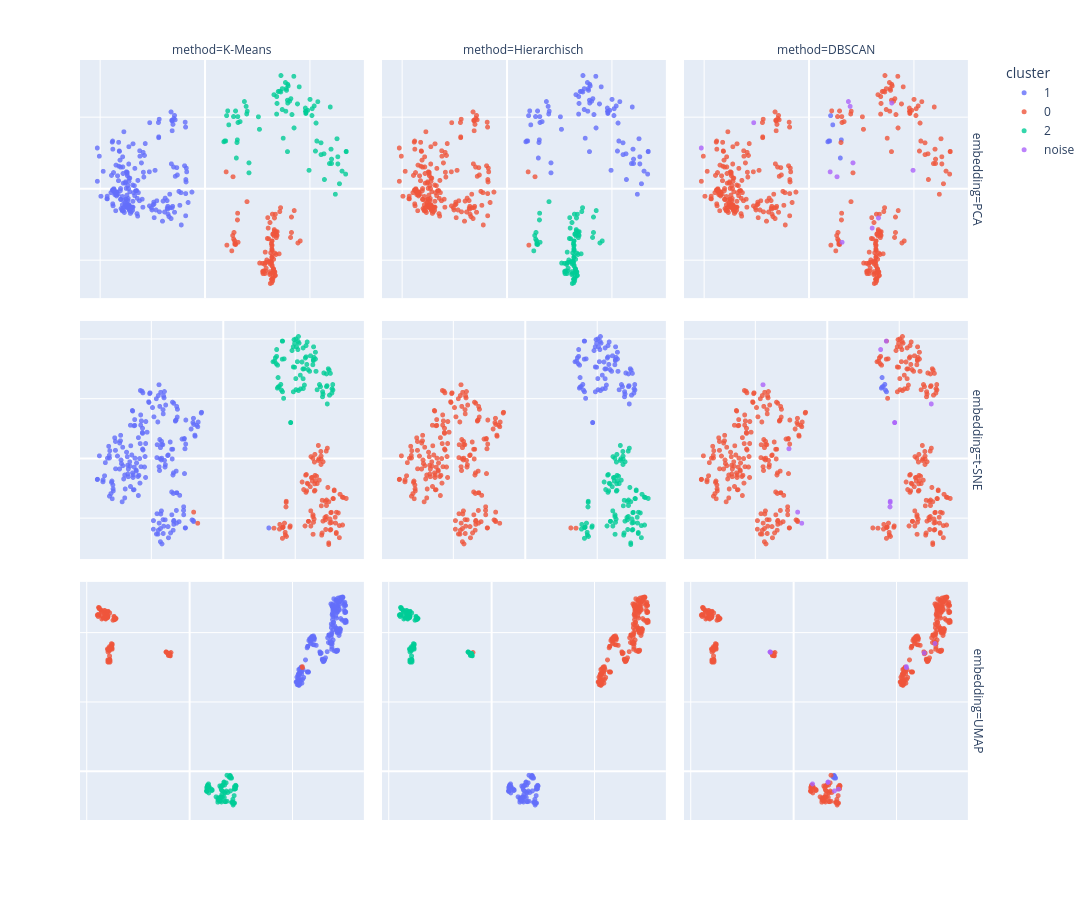

The notebook cell saved with this chart:
### Code cell
# Vergleich: K-Means vs. hierarchisch vs. DBSCAN auf PCA, t-SNE und UMAP
results = {"K-Means": labels, "Hierarchisch": labels_hc, "DBSCAN": labels_db}

embeddings = {
    "PCA": df_pca[["PC1", "PC2"]].set_axis(["x", "y"], axis=1),
    "t-SNE": df_tsne[["TSNE1", "TSNE2"]].set_axis(["x", "y"], axis=1),
    "UMAP": df_umap[["UMAP1", "UMAP2"]].set_axis(["x", "y"], axis=1),
}

frames = []
for emb_name, emb in embeddings.items():
    for method, lab in results.items():
        tmp = emb.copy()
        tmp["cluster"] = lab
        tmp["method"] = method
        tmp["embedding"] = emb_name
        frames.append(tmp)

fig = px.scatter(pd.concat(frames), x="x", y="y", color="cluster", facet_col="method", facet_row="embedding",
                 hover_name=pd.concat(frames).index, height=900, width=1100)
fig.update_traces(marker=dict(size=5, opacity=0.8))
fig.update_xaxes(matches=None, showticklabels=False, title=None)
fig.update_yaxes(matches=None, showticklabels=False, title=None)
fig.show()
